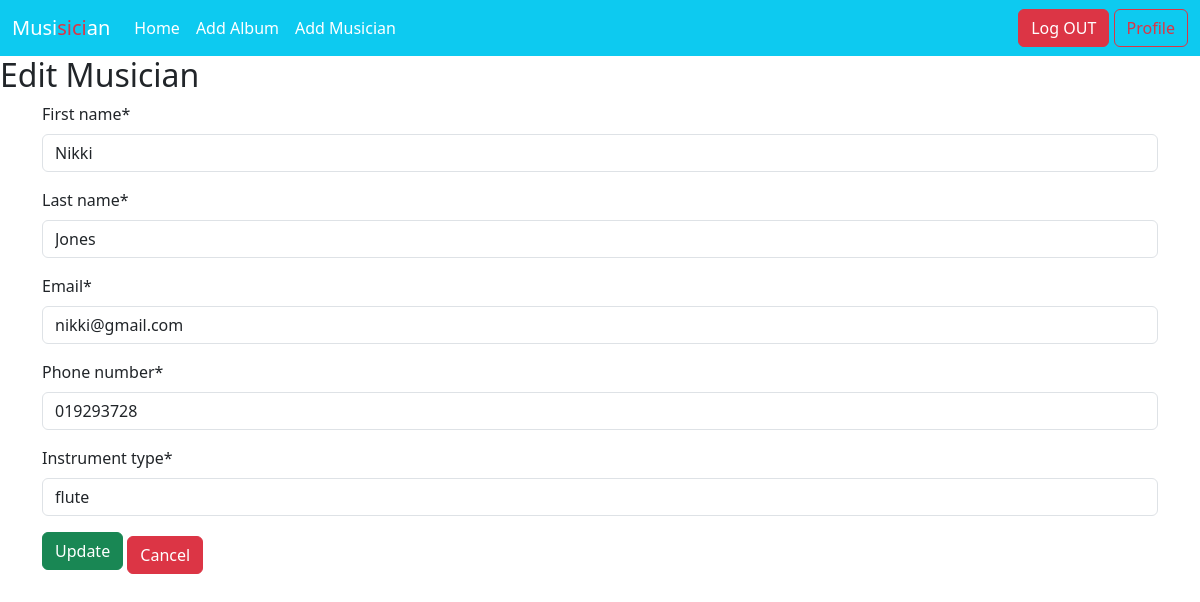
Page /music/musicians/3/edit/ (signed in) on the committed database.
### music/models.py (models this page shows, shortened)
class Musician(models.Model):
    first_name = models.CharField(max_length=30)
    last_name = models.CharField(max_length=30)
    email = models.EmailField()
    phone_number = models.CharField(max_length=15)
    instrument_type = models.CharField(max_length=50)

### music/views.py (the view)
# urls.py: path('musicians/<int:pk>/edit/', MusicianUpdateView.as_view(), name='musician_edit'),
class MusicianUpdateView(LoginRequiredMixin, UpdateView):
    model = Musician
    form_class = MusicianForm
    template_name = 'musician_form.html'
    success_url = reverse_lazy('homepage')

### music/forms.py
class MusicianForm(forms.ModelForm):
    class Meta:
        model = Musician
        fields = '__all__'

### music/templates/musician_form.html (shortened to what this page needs)
{% extends 'base.html' %}
{% load crispy_forms_tags %}
{% block content %}
  <h2>{% if form.instance.pk %}Edit{% else %}Create{% endif %} Musician</h2>
  <form method="post" class="container">
    {{ form | crispy}}
    <button type="submit" class="btn btn-success mb-2">{% if form.instance.pk %}Update{% else %}Create{% endif %}</button>
    <a class="btn btn-danger" href="{% url 'homepage' %}">Cancel</a>
  </form>
{% endblock %}

### rows in the picture
Musician: first_name "Nikki", last_name "Jones", email "nikki@gmail.com", phone_number "019293728", instrument_type "flute"
